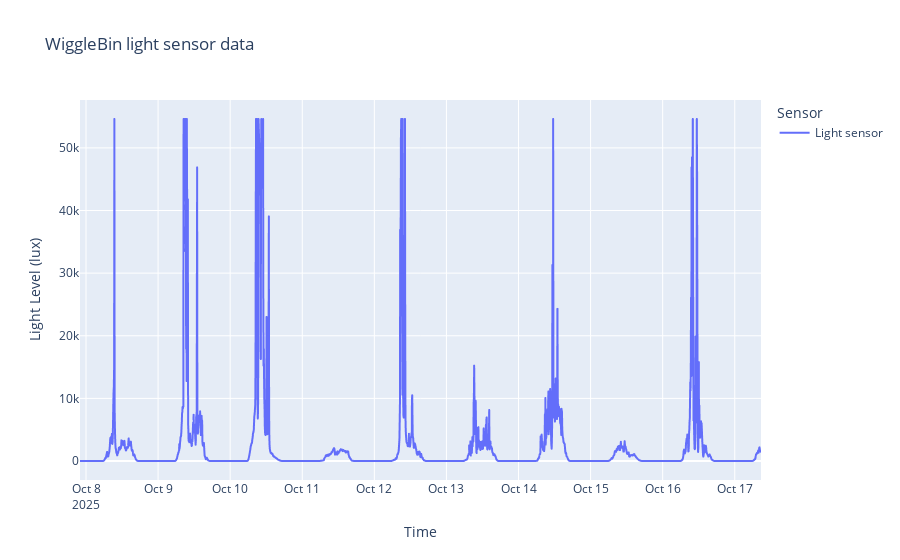

Notebook source saved alongside this figure:
### Code cell
# Plot light sensor data
wool_insulation_bottles_light = wool_insulation_bottles[wool_insulation_bottles['entity_name'] == 'Light sensor']

# Plot using the nicer names
fig = px.line(
    wool_insulation_bottles_light,
    y='state',
    color='entity_name',
    title='WiggleBin light sensor data'
)

fig.update_layout(
    xaxis_title='Time',
    yaxis_title='Light Level (lux)',
    legend_title='Sensor'
)

fig.show()

### Figure 1 — Plotly figure (JSON) as saved in the notebook; plotly's stock layout.template omitted (floating-point values rounded to 4 significant figures; data arrays with more than 128 entries replaced by an {"elided": "..."} marker saying what was removed)
{"data": [{"hovertemplate": "entity_name=Light sensor<br>time=%{x}<br>state=%{y}<extra></extra>", "legendgroup": "Light sensor", "line": {"color": "#636efa", "dash": "solid"}, "marker": {"symbol": "circle"}, "mode": "lines", "name": "Light sensor", "showlegend": true, "type": "scattergl", "x": {"elided": "1295 str values"}, "xaxis": "x", "y": {"elided": "1295 float values"}, "yaxis": "y"}], "layout": {"legend": {"title": {"text": "Sensor"}, "tracegroupgap": 0}, "title": {"text": "WiggleBin light sensor data"}, "xaxis": {"anchor": "y", "domain": [0, 1], "title": {"text": "Time"}}, "yaxis": {"anchor": "x", "domain": [0, 1], "title": {"text": "Light Level (lux)"}}}}
